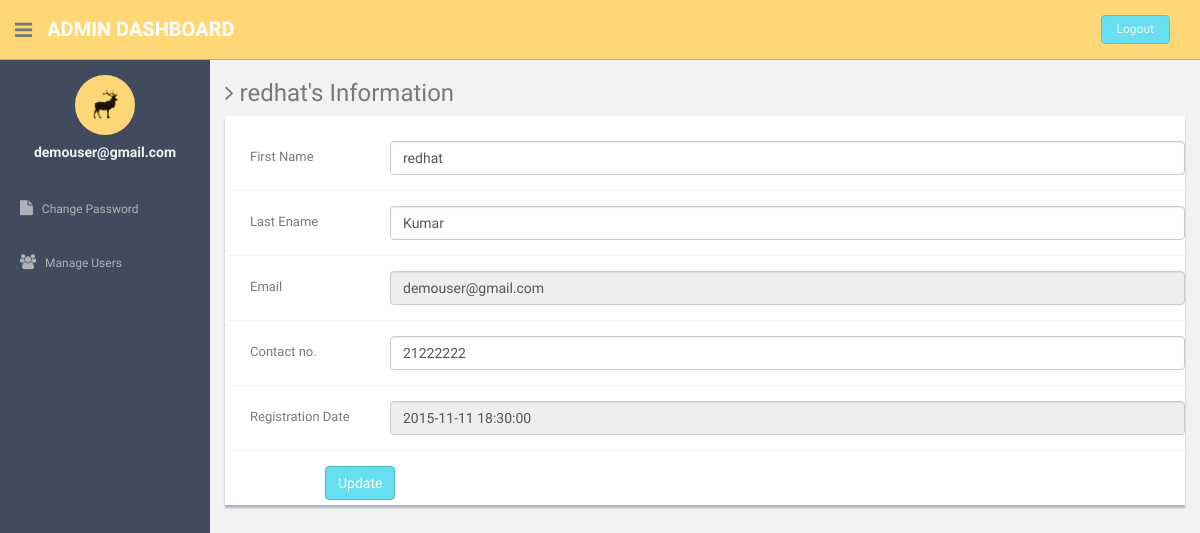
Screenshot of /admin/update-profile.php?uid=9 (signed in) with the database file from the repository.
### tables this page shows
CREATE TABLE `users` (
  `id` int(11) NOT NULL,
  `fname` varchar(255) DEFAULT NULL,
  `lname` varchar(255) DEFAULT NULL,
  `email` varchar(255) DEFAULT NULL,
  `password` varchar(300) DEFAULT NULL,
  `contactno` varchar(11) DEFAULT NULL,
  `posting_date` timestamp NOT NULL DEFAULT current_timestamp()
);

### admin/update-profile.php (the view, shortened to what this page needs)
<?php
include'dbconnection.php';
if (strlen($_SESSION['id']==0)) {
  header('location:logout.php');
  } else{
?>
<!DOCTYPE html>
<html lang="en">
  <head>
    <link href="assets/css/bootstrap.css" rel="stylesheet">
    <link href="assets/font-awesome/css/font-awesome.css" rel="stylesheet" />
    <link href="assets/css/style.css" rel="stylesheet">
    <link href="assets/css/style-responsive.css" rel="stylesheet">
  </head>
  <body>
  <section id="container" >
      <header class="header black-bg">
              <div class="sidebar-toggle-box">
                  <div class="fa fa-bars tooltips" data-placement="right" data-original-title="Toggle Navigation"></div>
              </div>
            <a href="#" class="logo"><b>Admin Dashboard</b></a>
            <div class="top-menu">
            	<ul class="nav pull-right top-menu">
                    <li><a class="logout" href="logout.php">Logout</a></li>
            	</ul>
            </div>
        </header>
      <aside>
          <div id="sidebar"  class="nav-collapse ">
              <ul class="sidebar-menu" id="nav-accordion">
              	  <p class="centered"><a href="#"><img src="assets/img/ui-sam.jpg" class="img-circle" width="60"></a></p>
              	  <h5 class="centered"><?php echo $_SESSION['login'];?></h5>
                  <li class="mt">
                      <a href="change-password.php">
                          <i class="fa fa-file"></i>
                          <span>Change Password</span>
                      </a>
                  </li>
                  <li class="sub-menu">
                      <a href="manage-users.php" >
                          <i class="fa fa-users"></i>
                          <span>Manage Users</span>
                      </a>
                  </li>
              </ul>
          </div>
      </aside>
      <?php $ret=mysqli_query($con,"select * from users where id='".$_GET['uid']."'");
	  while($row=mysqli_fetch_array($ret))
	  {?>
      <section id="main-content">
          <section class="wrapper">
          	<h3><i class="fa fa-angle-right"></i> <?php echo $row['fname'];?>'s Information</h3>
				<div class="row">
                  <div class="col-md-12">
                      <div class="content-panel">
                           <form class="form-horizontal style-form" name="form1" method="post" action="" onSubmit="return valid();">
                          <div class="form-group">
                              <label class="col-sm-2 col-sm-2 control-label" style="padding-left:40px;">First Name </label>
                              <div class="col-sm-10">
                                  <input type="text" class="form-control" name="fname" value="<?php echo $row['fname'];?>" >
                              </div>
                          </div>
                              <div class="form-group">
                              <label class="col-sm-2 col-sm-2 control-label" style="padding-left:40px;">Last Ename</label>
                              <div class="col-sm-10">
                                  <input type="text" class="form-control" name="lname" value="<?php echo $row['lname'];?>" >
                              </div>
                          </div>
                              <div class="form-group">
                              <label class="col-sm-2 col-sm-2 control-label" style="padding-left:40px;">Email </label>
                              <div class="col-sm-10">
                                  <input type="text" class="form-control" name="email" value="<?php echo $row['email'];?>" readonly >
                              </div>
                          </div>
                               <div class="form-group">
                              <label class="col-sm-2 col-sm-2 control-label" style="padding-left:40px;">Contact no. </label>
                              <div class="col-sm-10">
                                  <input type="text" class="form-control" name="contact" value="<?php echo $row['contactno'];?>" >
                              </div>
                          </div>
                            <div class="form-group">
                              <label class="col-sm-2 col-sm-2 control-label" style="padding-left:40px;">Registration Date </label>
                              <div class="col-sm-10">
                                  <input type="text" class="form-control" name="regdate" value="<?php echo $row['posting_date'];?>" readonly >
                              </div>
                          </div>
                          <div style="margin-left:100px;">
                          <input type="submit" name="Submit" value="Update" class="btn btn-theme"></div>
                          </form>
                      </div>
                  </div>
              </div>
		</section>
        <?php } ?>
      </section></section>
  </body>
</html>
<?php } ?>

### admin/assets/css/style.css (style rules this page uses)
body { color: #797979; background: #f2f2f2; font-family: 'Ruda', sans-serif; padding: 0px !important; margin: 0px !important; font-size:13px; }
ul li { list-style: none; }
a, a:hover, a:focus { text-decoration: none; outline: none; }
#container { width: 100%; height: 100%; }
.btn-theme { color: #fff; background-color: #68dff0; border-color: #48bcb4; }
.centered { text-align: center; }
.mt { margin-top: 25px; }
ul.top-menu > li > .logout { color: #f2f2f2; font-size: 12px; border-radius: 4px; -webkit-border-radius: 4px; border: 1px solid #64c3c2 !important; padding: 5px 15px; margin-right: 15px; background: #68dff0; margin-top: 15px; }
#sidebar { width: 210px; height: 100%; position: fixed; background: #424a5d; }
#sidebar h5 { color: #f2f2f2; font-weight: 700; }
#sidebar ul li { position: relative; }
ul.sidebar-menu , ul.sidebar-menu li ul.sub { margin: -2px 0 0; padding: 0; }
ul.sidebar-menu { margin-top: 75px; }
ul.sidebar-menu li { margin-bottom: 5px; margin-left:10px; margin-right:10px; }
ul.sidebar-menu li.sub-menu { line-height: 15px; }
ul.sidebar-menu li a span { display: inline-block; }
ul.sidebar-menu li a { color: #aeb2b7; text-decoration: none; display: block; padding: 15px 0 15px 10px; font-size: 12px; outline: none; -webkit-transition: all 0.3s ease; -moz-transition: all 0.3s ease; -o-transition: all 0.3s ease; -ms-transition: all 0.3s ease; transition: all 0.3s ease; }
ul.sidebar-menu li a i { font-size: 15px; padding-right: 6px; }
#main-content { margin-left: 210px; }
.header, .footer { min-height: 60px; padding: 0 15px; }
.header { position: fixed; left: 0; right: 0; z-index: 1002; }
.black-bg { background: #ffd777; border-bottom: 1px solid #c9aa5f; }
.wrapper { display: inline-block; margin-top: 60px; padding-left: 15px; padding-right: 15px; padding-bottom: 15px; padding-top: 0px; width: 100%; }
a.logo { font-size: 20px; color: #ffffff; float: left; margin-top: 15px; text-transform: uppercase; }
a.logo b { font-weight: 900; }
#top_menu .nav > li, ul.top-menu > li { float: left; }
ul.top-menu > li > a { color: #666666; font-size: 16px; border-radius: 4px; -webkit-border-radius: 4px; border:1px solid #666666 !important; padding: 2px 6px; margin-right: 15px; }
.sidebar-toggle-box { float: left; padding-right: 15px; margin-top: 20px; }
.sidebar-toggle-box .fa-bars { cursor: pointer; display: inline-block; font-size: 20px; }
.content-panel { background: #ffffff; box-shadow: 0px 3px 2px #aab2bd; padding-top: 15px; padding-bottom: 5px; }
label { font-weight: 400; }
.form-horizontal.style-form .form-group { border-bottom: 1px solid #eff2f7; padding-bottom: 15px; margin-bottom: 15px; }
@media (min-width: 768px) { .form-horizontal .control-label { text-align: left; } }

### rows the page displays
users: fname "redhat", lname "Kumar", email "demouser@gmail.com", contact "21222222", regdate "2015-11-11 18:30:00"

### other values shown
$_SESSION['login'] "demouser@gmail.com"
